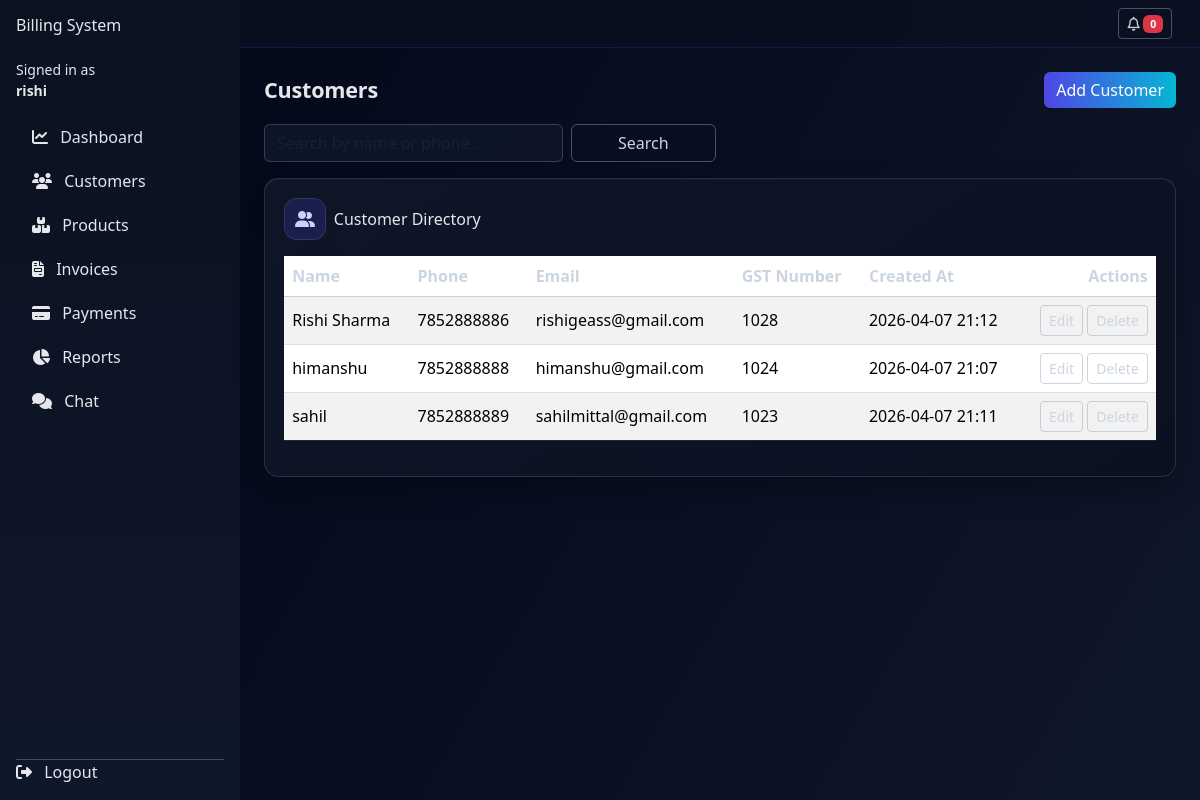
The page /customers/ (signed in) on the database its author committed.
### customers/models.py (models this page shows, shortened)
class Customer(models.Model):
    business = models.ForeignKey(
        "users.Business",
        on_delete=models.CASCADE,
        related_name="customers",
        null=True,
        blank=True,
    )
    name = models.CharField(max_length=255)
    phone = models.CharField(max_length=20)
    email = models.EmailField(blank=True)
    address = models.TextField(blank=True)
    gst_number = models.CharField(max_length=30, blank=True)
    created_at = models.DateTimeField(auto_now_add=True)
    class Meta:
        ordering = ["name"]

### customers/views.py (the view)
# urls.py: path("", views.customer_list, name="customer_list"),
@login_required
@approved_business_required
def customer_list(request):
    query = request.GET.get("q", "").strip()
    customers_qs = queryset_for_business(Customer.objects.all(), request.user)
    if query:
        customers_qs = customers_qs.filter(
            Q(name__icontains=query)
            | Q(phone__icontains=query)
            | Q(email__icontains=query)
        )
    paginator = Paginator(customers_qs, 10)
    page_number = request.GET.get("page")
    page_obj = paginator.get_page(page_number)
    return render(
        request,
        "customers/customer_list.html",
        {
            "page_obj": page_obj,
            "query": query,
        },
    )

### users/utils.py (called while the page is built)
def is_staff_or_superuser(user):
    return user.is_authenticated and (user.is_superuser or user.is_staff)

def queryset_for_business(model_qs: QuerySet, user, *, business_field: str = "business"):
    if is_staff_or_superuser(user):
        return model_qs
    b = get_owner_business(user)
    if not b:
        return model_qs.none()
    return model_qs.filter(**{business_field: b})

### templates/customers/customer_list.html (shortened to what this page needs)
{% extends "base.html" %}
{% block content %}
<div class="d-flex justify-content-between align-items-center mb-3 list-page-head">
  <h2 class="mb-0">Customers</h2>
  <a href="{% url 'customers:customer_create' %}" class="btn btn-primary button-ripple">Add Customer</a>
</div>
<form method="get" class="row g-2 mb-3">
  <div class="col-md-4">
    <input
      type="text"
      name="q"
      value="{{ query }}"
      class="form-control"
      placeholder="Search by name or phone..."
    >
  </div>
  <div class="col-md-2">
    <button type="submit" class="btn btn-outline-secondary w-100">Search</button>
  </div>
</form>
<div class="table-shell reveal-up">
  <div class="d-flex align-items-center gap-2 mb-3">
    <span class="table-icon"><i class="fa-solid fa-user-group"></i></span>
    <h6 class="mb-0">Customer Directory</h6>
  </div>
<div class="table-responsive">
  <table class="table table-striped table-hover align-middle">
    <thead>
      <tr>
        <th>Name</th>
        <th>Phone</th>
        <th>Email</th>
        <th>GST Number</th>
        <th>Created At</th>
        <th class="text-end">Actions</th>
      </tr>
    </thead>
    <tbody>
      {% for customer in page_obj %}
        <tr>
          <td>{{ customer.name }}</td>
          <td>{{ customer.phone }}</td>
          <td>{{ customer.email }}</td>
          <td>{{ customer.gst_number }}</td>
          <td>{{ customer.created_at|date:"Y-m-d H:i" }}</td>
          <td class="text-end">
            <a href="{% url 'customers:customer_update' customer.pk %}" class="btn btn-sm btn-outline-primary">Edit</a>
            <a href="{% url 'customers:customer_delete' customer.pk %}" class="btn btn-sm btn-outline-danger">Delete</a>
          </td>
        </tr>
      {% empty %}
        <tr>
          <td colspan="6" class="text-center">No customers found.</td>
        </tr>
      {% endfor %}
    </tbody>
  </table>
</div>
</div>
{% endblock %}

### templates/base.html (shortened to what this page needs)
{% load static %}
<!doctype html>
<html lang="en">
  <head>
    <link
      href="https://cdn.jsdelivr.net/npm/bootstrap@5.3.3/dist/css/bootstrap.min.css"
      rel="stylesheet"
    >
    <link rel="stylesheet" href="{% static 'css/style.css' %}">
    <script src="https://cdn.tailwindcss.com"></script>
    <link rel="stylesheet" href="https://cdnjs.cloudflare.com/ajax/libs/font-awesome/6.5.2/css/all.min.css">
  </head>
  <body class="app-dark">
    <div class="app-shell">
      <aside class="sidebar d-flex flex-column p-3">
        <h4 class="mb-4"><a href="{% url 'landing' %}">Billing System</a></h4>
        {% if user.is_authenticated %}
          <div class="mb-3 small">
            Signed in as<br>
            <strong>{{ user.username }}</strong>
          </div>
        {% endif %}
        <ul class="nav nav-pills flex-column mb-auto">
          <li class="nav-item mb-1">
            <a href="{% url 'dashboard:home' %}" class="nav-link {% if request.resolver_match.url_name == 'home' and request.resolver_match.app_name == 'dashboard' %}active{% endif %}">
              <i class="fa-solid fa-chart-line me-2"></i> Dashboard
            </a>
          </li>
          <li class="nav-item mb-1">
            <a href="{% url 'customers:customer_list' %}" class="nav-link">
              <i class="fa-solid fa-users me-2"></i> Customers
            </a>
          </li>
          <li class="nav-item mb-1">
            <a href="{% url 'products:product_list' %}" class="nav-link">
              <i class="fa-solid fa-boxes-stacked me-2"></i> Products
            </a>
          </li>
          <li class="nav-item mb-1">
            <a href="{% url 'invoices:invoice_list' %}" class="nav-link">
              <i class="fa-solid fa-file-invoice me-2"></i> Invoices
            </a>
          </li>
          <li class="nav-item mb-1">
            <a href="{% url 'payments:list' %}" class="nav-link">
              <i class="fa-solid fa-credit-card me-2"></i> Payments
            </a>
          </li>
          <li class="nav-item mb-1">
            <a href="{% url 'reports:index' %}" class="nav-link">
              <i class="fa-solid fa-chart-pie me-2"></i> Reports
            </a>
          </li>
          <li class="nav-item mb-1">
            <a href="{% url 'communication:chat_room' %}" class="nav-link">
              <i class="fa-solid fa-comments me-2"></i> Chat
            </a>
          </li>
        </ul>
        <hr>
        <div>
          {% if user.is_authenticated %}
            <a class="nav-link px-0" href="{% url 'logout' %}">
              <i class="fa-solid fa-right-from-bracket me-2"></i> Logout
            </a>
          {% else %}
            <a class="nav-link px-0" href="#" id="sidebarLoginLink">
              <i class="fa-solid fa-right-to-bracket me-2"></i> Login
            </a>
          {% endif %}
        </div>
      </aside>
      <div class="main-content">
        <nav class="navbar main-navbar px-3">
          <div class="container-fluid">
            <div class="position-relative">
              <button id="notifBell" class="btn btn-sm btn-outline-secondary button-ripple">
                <i class="fa-regular fa-bell"></i>
                <span id="notifCount" class="badge text-bg-danger">0</span>
              </button>
            </div>
          </div>
        </nav>
        <main class="main-body container-fluid">
          {% block content %}{% endblock %}
        </main>
      </div>
    </div>
  </body>
</html>

### static/css/style.css (style rules this page uses)
:root { --app-bg: #f5f5f7; --sidebar-bg: #111827; --sidebar-fg: #e5e7eb; --sidebar-hover: rgba(255, 255, 255, 0.08); --accent: #0d6efd; }
.app-dark .table { color: #e2e8f0; }
.app-dark .table thead th { color: #cbd5e1; border-color: rgba(100, 116, 139, 0.35); }
.app-dark .table td, .app-dark .table th { border-color: rgba(100, 116, 139, 0.22); }
.app-dark .form-control, .app-dark .form-select, .app-dark textarea, .app-dark input[type="text"], .app-dark input[type="email"], .app-dark input[type="password"], .app-dark input[type="date"], .app-dark input[type="number"] { background: rgba(15, 23, 42, 0.86); color: #f1f5f9; border: 1px solid rgba(100, 116, 139, 0.45); }
.app-dark .btn-primary { background: linear-gradient(90deg, #4F46E5, #06B6D4); border: none; }
.app-dark .btn-outline-primary, .app-dark .btn-outline-secondary, .app-dark .btn-outline-danger { border-color: rgba(148, 163, 184, 0.45); color: #cbd5e1; }
.button-ripple { position: relative; overflow: hidden; }
.list-page-head h2 { font-size: 1.35rem; font-weight: 600; letter-spacing: -0.01em; }
.table-shell { border-radius: 0.9rem; background: linear-gradient(145deg, rgba(15, 23, 42, 0.9), rgba(11, 17, 32, 0.92)); border: 1px solid rgba(148, 163, 184, 0.2); box-shadow: 0 12px 30px rgba(0, 0, 0, 0.32), inset 0 1px 0 rgba(255, 255, 255, 0.03); padding: 1.2rem; }
.table-icon { width: 2.6rem; height: 2.6rem; border-radius: 0.8rem; display: inline-grid; place-items: center; color: #c7d2fe; background: rgba(79, 70, 229, 0.2); border: 1px solid rgba(255, 255, 255, 0.1); }
.reveal-up { opacity: 0; transform: translateY(18px); transition: opacity 0.8s ease, transform 0.8s ease; }
.reveal-up.is-visible { opacity: 1; transform: translateY(0); }
.sidebar { background-color: var(--sidebar-bg) !important; color: var(--sidebar-fg) !important; }
.sidebar .nav-link { border-radius: 0.75rem; transition: background-color 120ms ease, transform 120ms ease; }

### templates/base.html (style rules this page uses)
body { min-height: 100vh; background: linear-gradient(120deg, #020617, #0F172A); color: #e5e7eb; }
.app-shell { display: flex; min-height: 100vh; }
.sidebar { width: 240px; background: linear-gradient(180deg, #0b1120 0%, #0f172a 100%); color: #e5e7eb; }
.sidebar a { color: inherit; text-decoration: none; }
.main-content { flex: 1; display: flex; flex-direction: column; }
.main-navbar { background: rgba(11, 17, 32, 0.75); border-bottom: 1px solid rgba(79, 70, 229, 0.2); backdrop-filter: blur(10px); }
.main-body { padding: 1.5rem; }

### rows shown on the page
Customer: name "Rishi Sharma", phone "7852888886", email "rishigeass@gmail.com", gst_number "1028", created_at "2026-04-07 21:12"
Customer: name "himanshu", phone "7852888888", email "himanshu@gmail.com", gst_number "1024", created_at "2026-04-07 21:07"
Customer: name "sahil", phone "7852888889", email "sahilmittal@gmail.com", gst_number "1023", created_at "2026-04-07 21:11"

### other values the page prints
{{ user.username }} "rishi"
